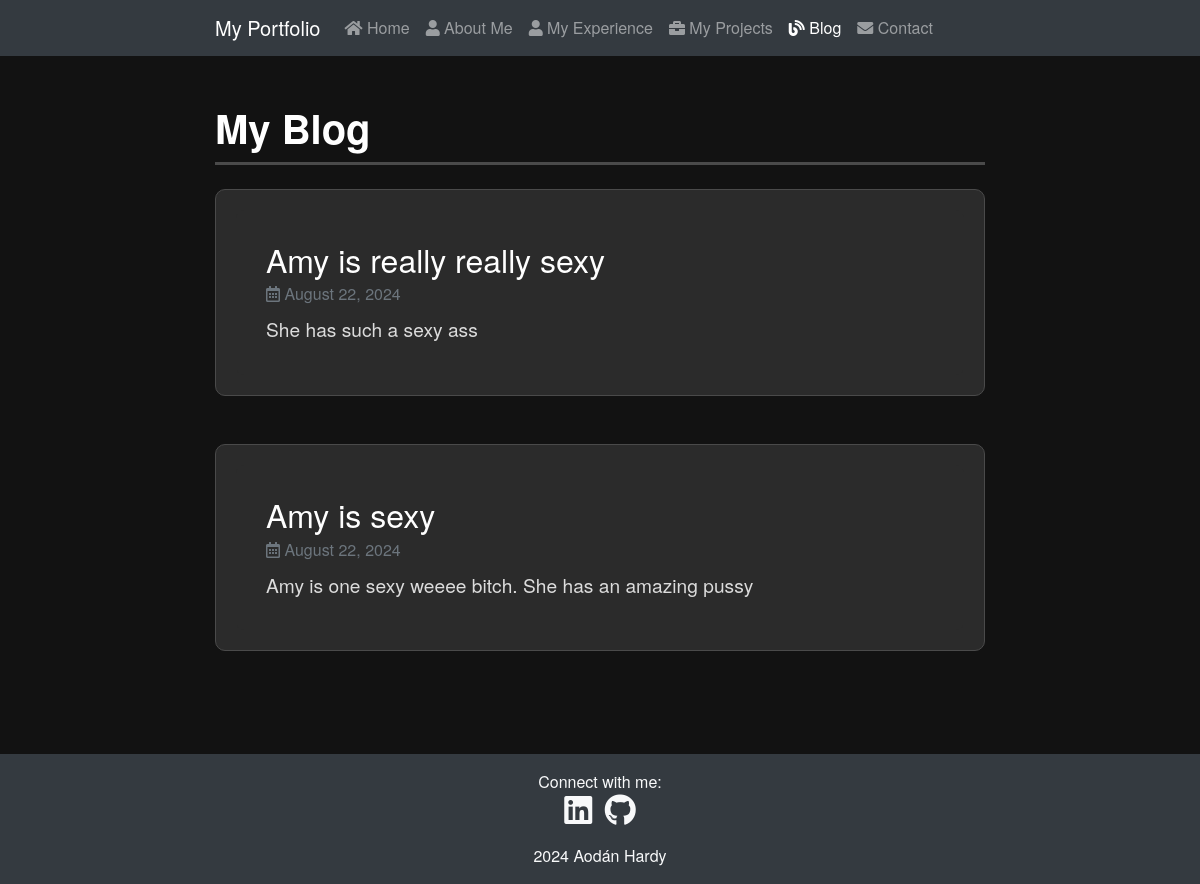
Page /blog/ on the earlier database version.
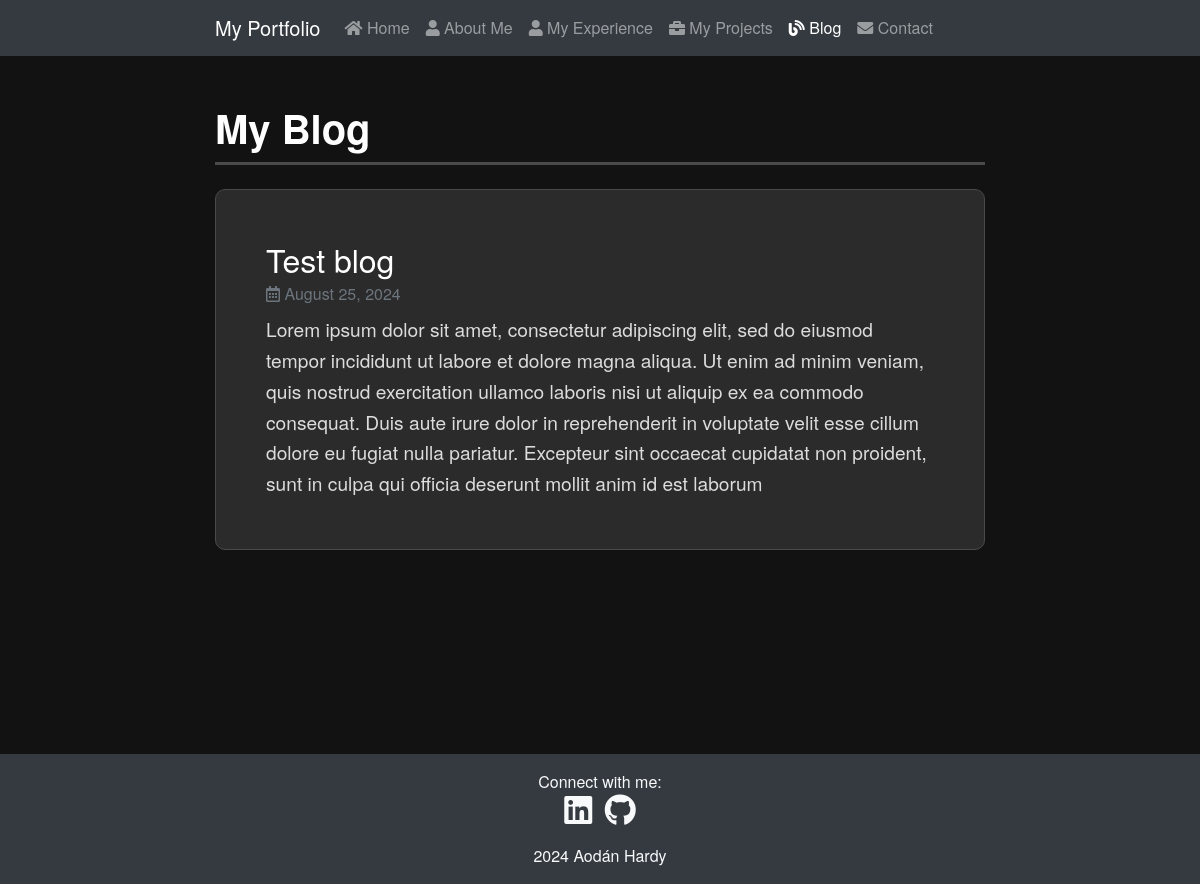
Same page on the later database version.
### blog/models.py (models this page shows, shortened)
class BlogPost(models.Model):
    title = models.CharField(max_length=200)
    content = models.TextField()
    published_date = models.DateTimeField(auto_now_add=True)

### blog/views.py (the view)
# urls.py: 2. Add a URL to urlpatterns:  path('blog/', include('blog.urls'))
def blog(request):
    posts = BlogPost.objects.all().order_by('-published_date')
    return render(request, 'blog/blog.html', {'posts': posts, 'request': request})

### blog/templates/blog/blog.html
{% extends 'mySite/base.html' %}
{% block body %}
<div class="container blog-container mt-5">
    <h1 class="blog-title mb-4">My Blog</h1>
    <div class="row">
        {% for post in posts %}
            <div class="col-md-12 mb-5">
                <div class="card blog-post">
                    <div class="card-body">
                        <h3 class="card-title">{{ post.title }}</h3>
                        <p class="card-subtitle text-muted mb-2">
                            <i class="far fa-calendar-alt"></i> {{ post.published_date|date:"F j, Y" }}
                        </p>
                        <p class="card-text">{{ post.content }}</p>
                    </div>
                </div>
            </div>
        {% endfor %}
    </div>
</div>
{% endblock %}

Differences in the rows shown:
removed BlogPost: title "Amy is really really sexy", published_date "August 22, 2024", content "She has such a sexy ass"
removed BlogPost: title "Amy is sexy", published_date "August 22, 2024", content "Amy is one sexy weeee bitch. She has an amazing pussy"
added BlogPost: title "Test blog", published_date "August 25, 2024", content "Lorem ipsum dolor sit amet, consectetur adipiscing elit, sed do eiusmod tempor incididunt ut labore et dolore magna aliqua. Ut enim ad minim veniam, quis nostrud exercitation ullamco laboris nisi ut aliquip ex ea commodo consequat. Duis aute irure dolor in reprehenderit in voluptate velit esse cillum dolore eu fugiat nulla pariatur. Excepteur sint occaecat cupidatat non proident, sunt in culpa qui officia deserunt mollit anim id est laborum"
